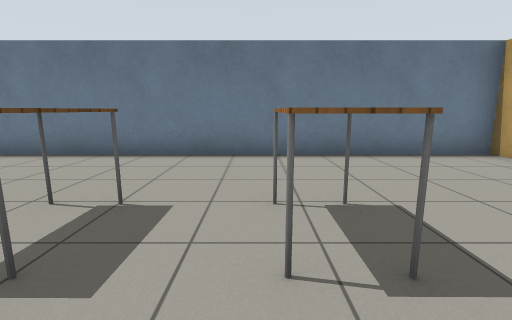
[1] (above)

22 first-person views from a walk through a world built for the Gazebo simulator. The camera is 1 m above the floor, tilts 10° down and sees 85° across. The floor is counted in squares, 1 m on a side. Each view is taken from the middle of a square. On the plan, view 1 faces up. The plan holds only what a view shows up to about 12 squares ahead; the rest is blank. The robots in the file are not drawn. Gazebo's built-in surfaces are drawn with simple patterns.

[2]
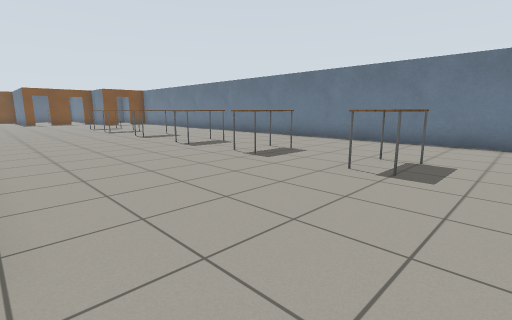

[3]
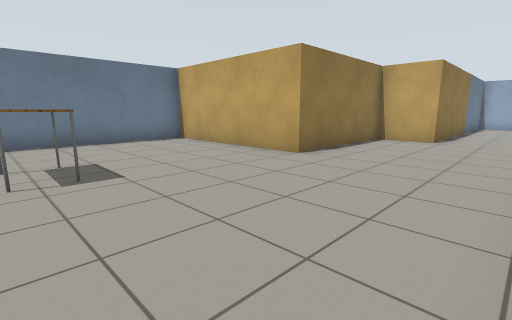

[4]
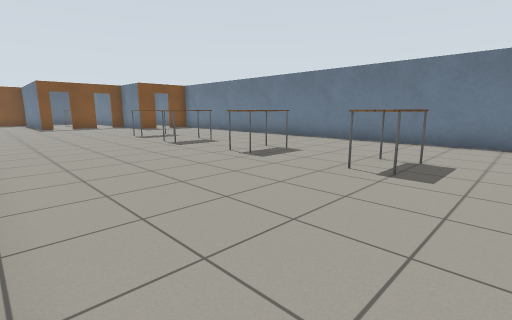

[5]
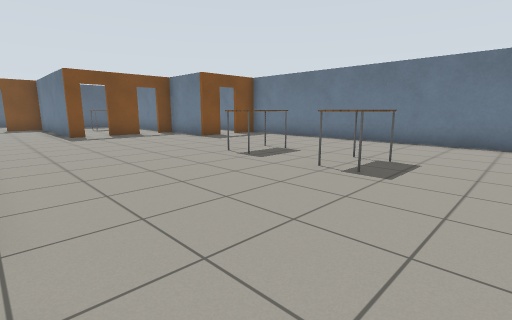

[6]
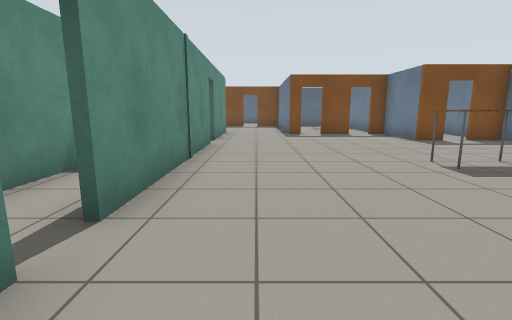

[7]
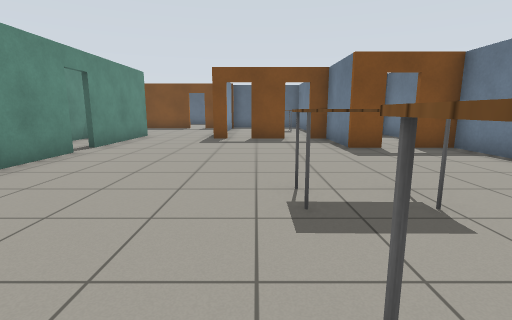

[8]
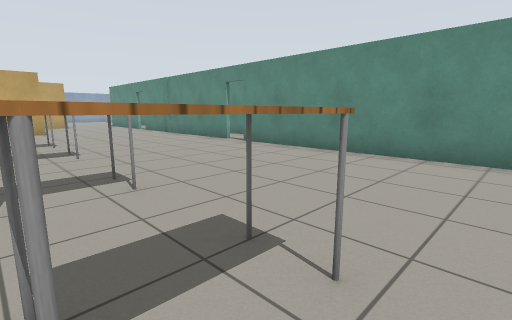

[9]
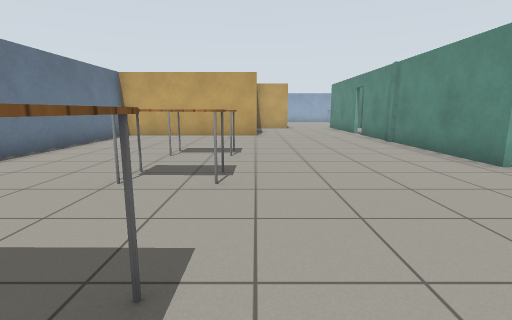

[10]
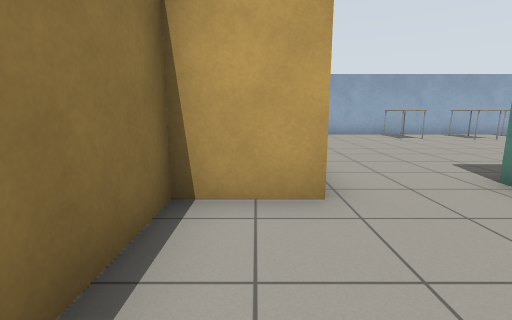

[11]
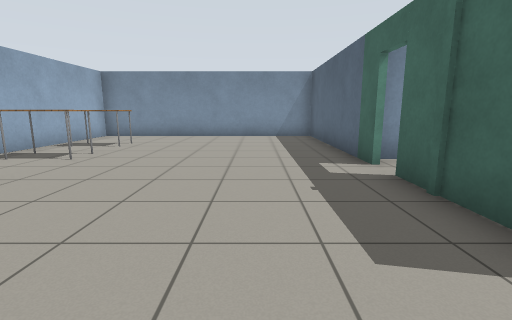

[12]
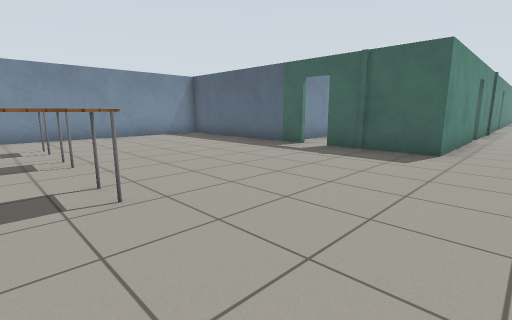

[13]
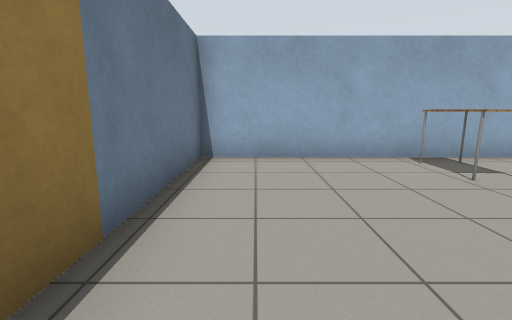

[14]
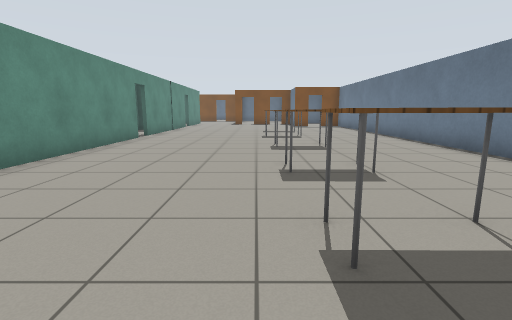

[15]
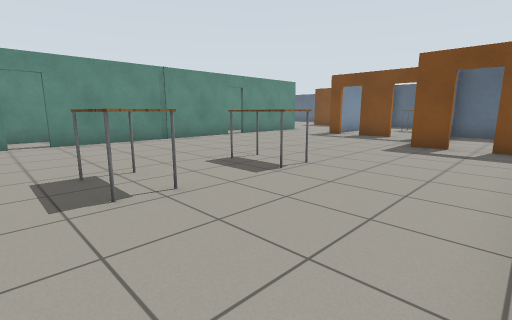

[16]
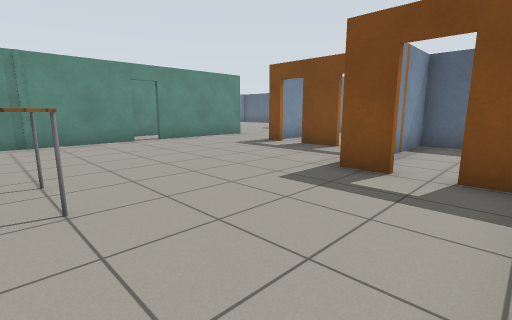

[17]
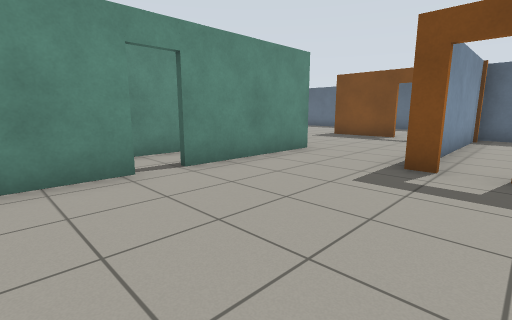

[18]
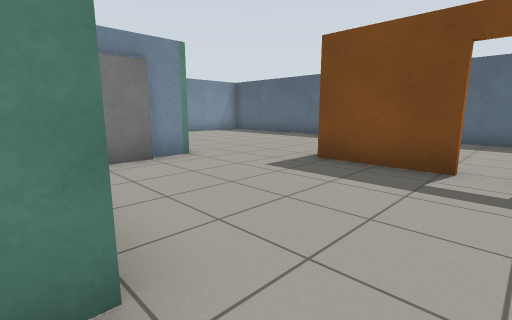

[19]
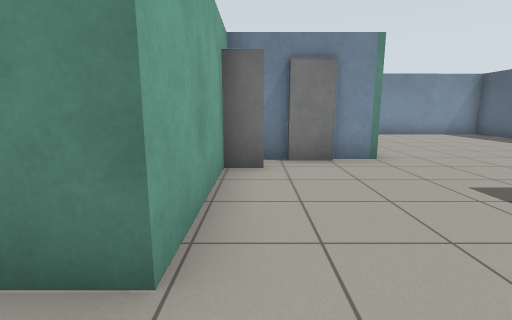

[20]
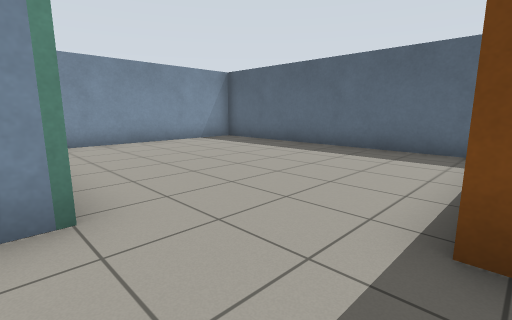

[21]
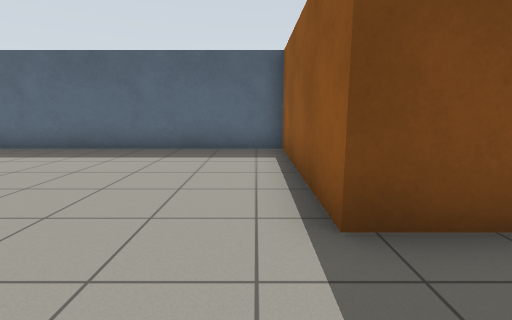

[22]
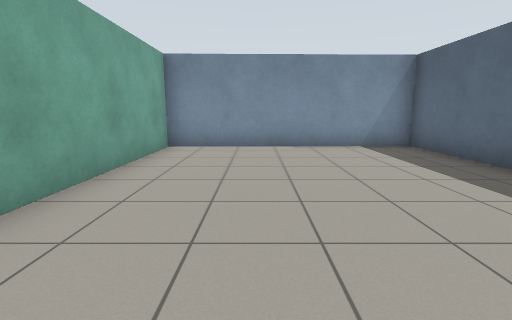

### Floor plan
Points are (right, up) in squares from view 1. A wall is a line through its corners. A room is listed if a view was taken in it or the views show most of it. See-through windows are left out.
Room 1 (views 1, 2, 3, 4, 5, 6, 7, 8, 9, 10, 14, 15, 16, 17)
walls: (-13.6, -3.4) (-2, -3.4); (-1.1, -3.4) (5.8, -3.4); (-20.7, -3.4) (-14.4, -3.4); (-21.6, 4.5) (-21.6, 3.6) (-24.2, 3.6) (-24.2, 2.9); (6.6, -3.4) (9.6, -3.4); (-23.4, -3.4) (-21.5, -3.4); (-24.2, 0) (-24.2, -0.5); (-24.2, 2.1) (-24.2, 0.8); (10.1, -0.8) (10.1, 1) (5.4, 1) (5.4, 6.4) (-21.6, 6.4) (-21.6, 5.3)
ways out: opening at (10.5, -2.5) to room 2; opening at (-24.5, -2.5) to room 3; open door at (-22, 5) to room 5; open door at (-24, 1.5); open door at (-21, -3.5); open door at (-14, -3.5); open door at (-1.5, -3.5); open door at (6, -3.5)
objects: table (-17, 2) to (-17, 3); table (-15, 2) to (-14, 3); table (-11, 2) to (-11, 3); table (-8, 2) to (-8, 3); table (-5, 2) to (-5, 3); table (-2, 2) to (-2, 3); table (0, 2) to (1, 3)
Room 2 (views 11, 12, 13)
walls: (10.8, -7.1) (10.8, -13.2) (19, -13.2) (19, -0.8) (10.1, -0.8); (9.6, -3.4) (10.8, -3.4) (10.8, -6.4)
ways out: opening at (10.5, -2.5) to room 1; open door at (11, -7)
objects: table (17, -10) to (18, -10); table (17, -8) to (18, -8); table (17, -6) to (18, -5)
Room 3 (views 18, 19, 20, 21)
walls: (-25.4, -6.9) (-25.4, -3.4) (-23.4, -3.4); (-30.2, -2.7) (-30.2, -5.3); (-28.6, -7.8) (-26.1, -7.8); (-24.2, -0.5) (-27, -0.5)
ways out: opening at (-24.5, -2.5) to room 1; opening at (-29.5, -6.5) to room 4; open door at (-30, -2.5)
objects: door leaf (-26, -7)
Room 4 (view 22)
walls: (-30.2, -5.3) (-35.4, -5.3) (-35.4, -14) (-28.5, -13.8) (-28.5, -8.5)
ways out: opening at (-29.5, -6.5) to room 3
Room 5 (no view inside)
walls: (-23.1, 6.4) (-25.9, 6.4) (-25.9, 3.7) (-23.9, 3.7)
ways out: open door at (-22, 5) to room 1

Positions as (right, up) in squares from view 1, and headings:
1: (0, 0), facing up
2: (0, -3), facing up-left
3: (0, -3), facing up-right
4: (-6, -3), facing up-left
5: (-12, -3), facing up-left
6: (-12, -2), facing left
7: (-14, 1), facing left
8: (-9, 3), facing down-right
9: (-6, 1), facing right
10: (7, 0), facing right
11: (13, -2), facing down
12: (18, -2), facing down-left
13: (13, -2), facing right
14: (-3, 1), facing left
15: (-13, 6), facing down-left
16: (-17, 6), facing down-left
17: (-19, 1), facing down-left
18: (-25, -2), facing down-left
19: (-26, -2), facing down
20: (-28, -5), facing down-left
21: (-28, -6), facing left
22: (-31, -6), facing down
